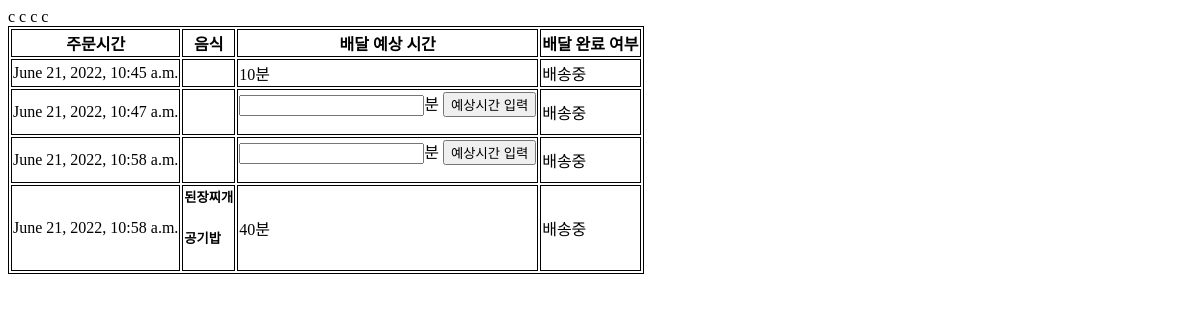
Page /boss/orders/1 on the earlier database version.
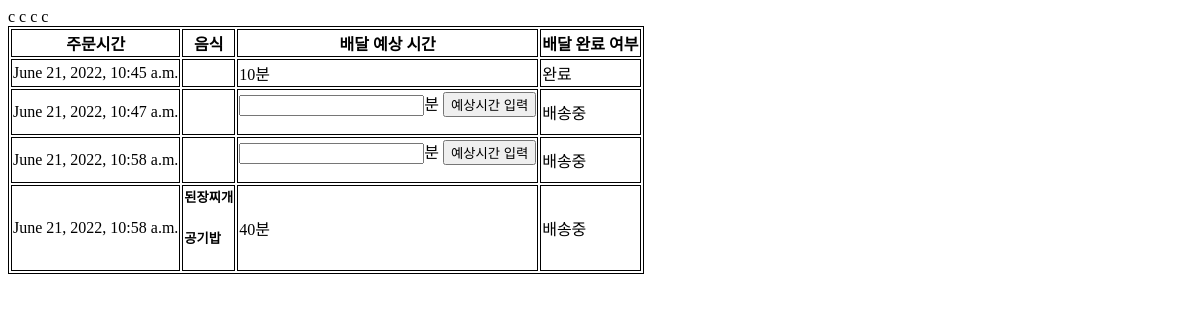
Same page on the later database version.
### order/models.py (models this page shows)
class Order(models.Model):
    shop = models.ForeignKey(Shop, on_delete=models.CASCADE)
    order_date = models.DateTimeField('date ordered')
    address = models.CharField(max_length=40)
    estimate_time = models.IntegerField(default=-1)
    deliver_finish = models.BooleanField(default=0)

### boss/views.py (the view)
# urls.py: path('orders/<int:shop>', views.order_list, name='order_list'),
@csrf_exempt
def order_list(request, shop):
  if request.method == 'GET':
    order_list = Order.objects.filter(shop=shop)
    return render(request, 'boss/order_list.html', {'order_list': order_list})

### boss/templates/boss/order_list.html (shortened to what this page needs)
<table style="border: 1px solid black">
  <tr style="border: 1px solid black">
    <th style="border: 1px solid black">주문시간</th>
    <th style="border: 1px solid black">음식</th>
    <th style="border: 1px solid black">배달 예상 시간</th>
    <th style="border: 1px solid black">배달 완료 여부</th>
  </tr>
  {% for order in order_list %}
  <tr style="border: 1px solid black">
    <td style="border: 1px solid black">
      {{order.order_date}}
    </td>
    <td style="border: 1px solid black">
      {%for food in order.orderfood_set.all%}
      <h5>{{food.food_name}}</h5>
      {%endfor%}
    </td>
    <td style="border: 1px solid black">
      {% if order.estimate_time == -1 %}
      <form method="post" action="{%url 'timeinput'%}">
        <input type="number" name="estimated_time">분
        <input type="submit" value="예상시간 입력">
      </form>
      {% else %}
      {{order.estimate_time}}분
      {% endif %}
    </td>
    <td style="border: 1px solid black">
      {% if order.deliver_finish == 0 %}
      배송중
      {% else %}
      완료
      {%endif%}
    </td>
  </tr>
  {%endfor%}
</table>

Differences in the rows shown:
changed Order "June 21, 2022, 10:45 a.m.": deliver_finish "배송중" → "완료"
